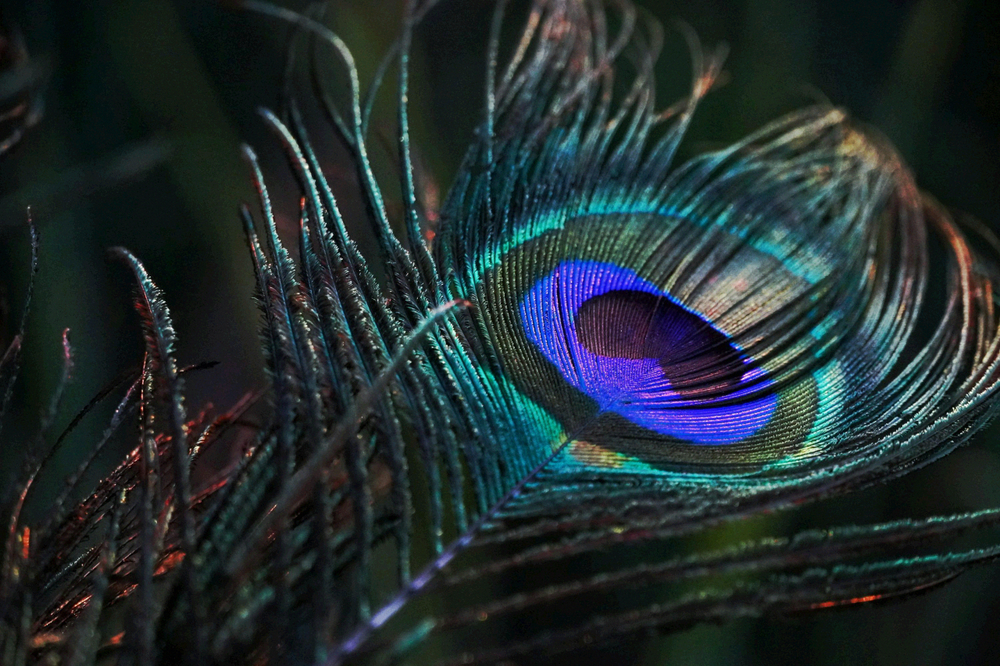
#> input picture AIClubSideQuest/imgmagic/peacock_intercept.png, 1000 x 666 px, shrunk from 1280 x 853 before the run
$ python solve4.py
#> lines starting #> are read from the running program, lines starting #| are printed output that depends on the picture
import cv2
import numpy as np

img = cv2.imread("peacock_intercept.png", cv2.IMREAD_COLOR)
#> img is the input picture: shape (666, 1000, 3); mean B, G, R 46.8, 44.8, 33.5

for c_idx, c_name in enumerate(["Blue", "Green", "Red"]):
    plane = (img[:, :, c_idx] & 1)

    col_sums = np.sum(plane, axis=0)
    row_sums = np.sum(plane, axis=1)

    # Expected sum
    expected_col = plane.shape[0] / 2
    expected_row = plane.shape[1] / 2

    max_col_dev = np.max(np.abs(col_sums - expected_col))
    max_row_dev = np.max(np.abs(row_sums - expected_row))

    print(f"{c_name} LSB - Max Col Deviation: {max_col_dev}, Max Row Deviation: {max_row_dev}")

    # Check other bit planes as well!
    for bit in range(1, 8):
        plane_bit = (img[:, :, c_idx] >> bit) & 1
        c_sums = np.sum(plane_bit, axis=0)
        r_sums = np.sum(plane_bit, axis=1)
        max_c_dev = np.max(np.abs(c_sums - expected_col))
        max_r_dev = np.max(np.abs(r_sums - expected_row))
        if max_c_dev > 100 or max_r_dev > 100:
            print(f"  Bit {bit} - Max Col Dev: {max_c_dev}, Max Row Dev: {max_r_dev}")
#> this loop made 3 passes
#> (max_col_dev, max_row_dev) on passes 1 to 3: (42, 50), (38, 54), (45, 50)
#| Blue LSB - Max Col Deviation: 42.0, Max Row Deviation: 50.0
#| Green LSB - Max Col Deviation: 38.0, Max Row Deviation: 54.0
#| Red LSB - Max Col Deviation: 45.0, Max Row Deviation: 50.0
#> pass 1, `plane = (img[:, :, c_idx] & 1)`:
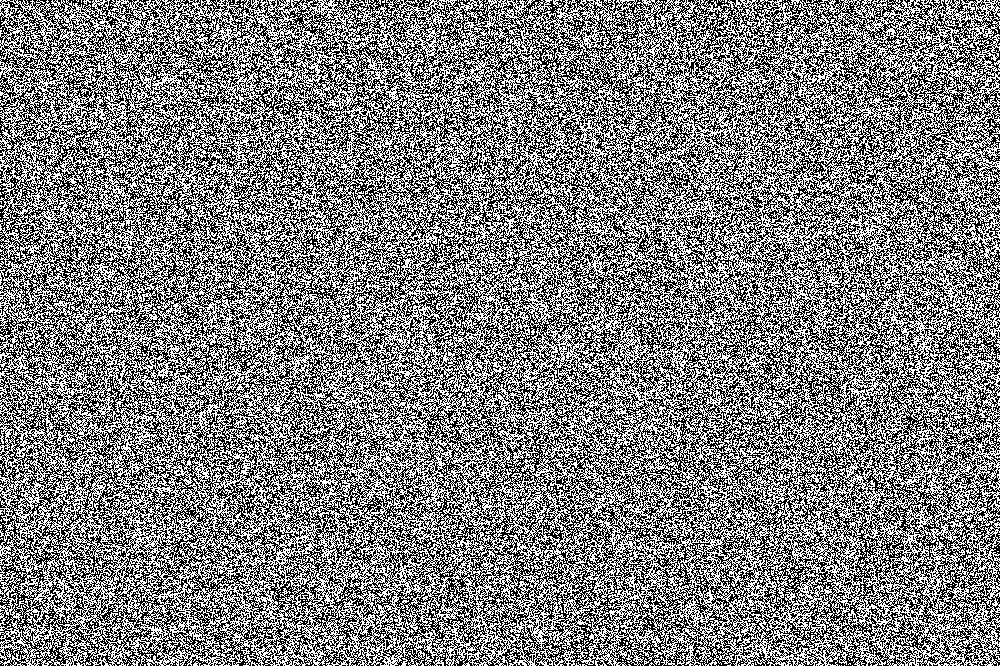
#> plane: shape (666, 1000); values 0 (black) and 1 (white), 50% white in thin lines or dots
#> pass 2, `plane = (img[:, :, c_idx] & 1)`:
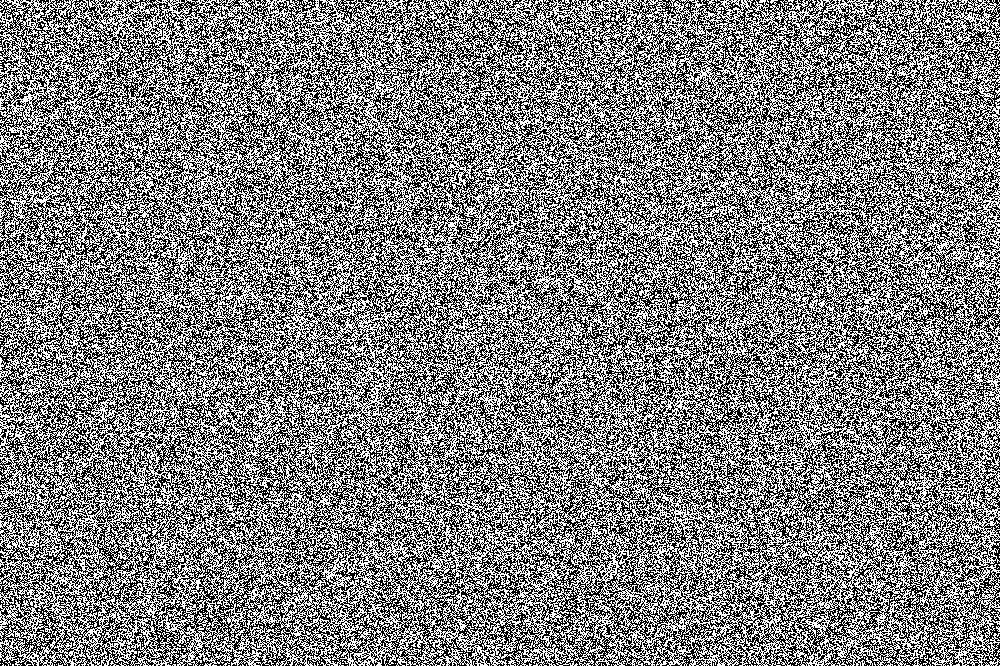
#> plane: shape (666, 1000); values 0 (black) and 1 (white), 50.1% white; black in thin lines or dots
#> pass 3, `plane = (img[:, :, c_idx] & 1)`:
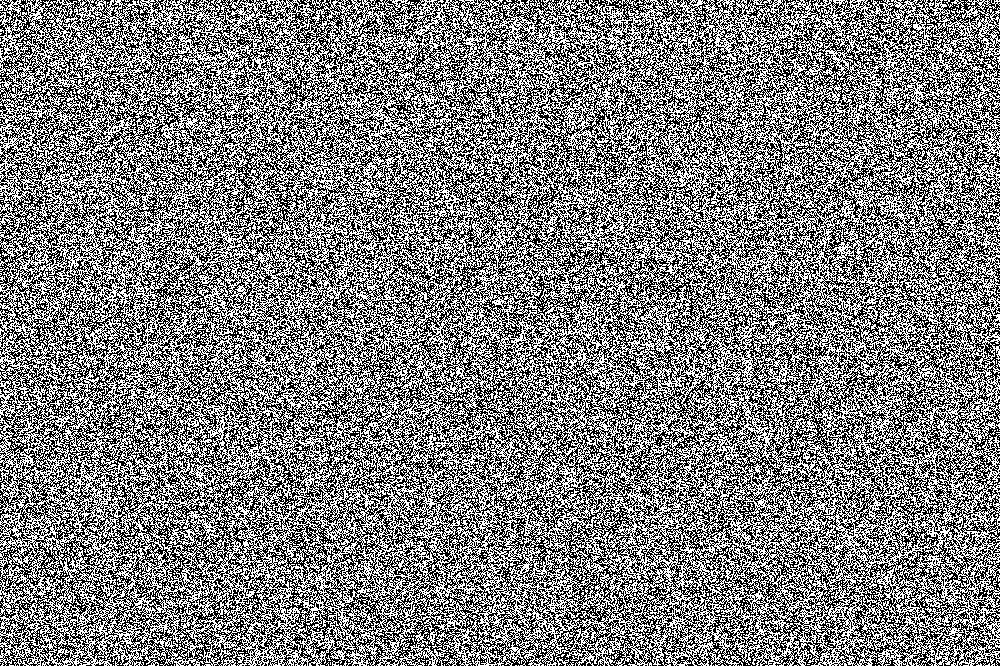
#> plane: shape (666, 1000); values 0 (black) and 1 (white), 49.9% white in thin lines or dots
